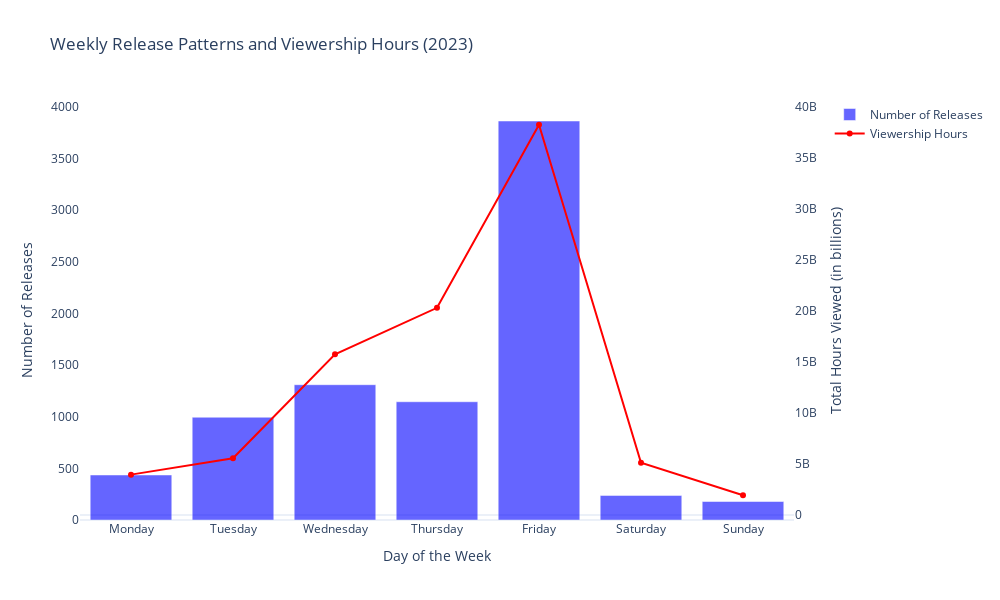

Notebook code for this chart:
### Code cell
#plotting graph
fig = go.Figure()

fig.add_trace(
    go.Bar(
        x=weekday_releases.index,
        y=weekday_releases.values,
        name='Number of Releases',
        marker_color='blue',
        opacity=0.6,
        yaxis='y1'
    )
)

fig.add_trace(
    go.Scatter(
        x=weekday_viewership.index,
        y=weekday_viewership.values,
        name='Viewership Hours',
        mode='lines+markers',
        marker=dict(color='red'),
        line=dict(color='red'),
        yaxis='y2'
    )
)

fig.update_layout(
    title='Weekly Release Patterns and Viewership Hours (2023)',
    xaxis=dict(
        title='Day of the Week',
        categoryorder='array',
        categoryarray=['Monday', 'Tuesday', 'Wednesday', 'Thursday', 'Friday', 'Saturday', 'Sunday']
    ),
    yaxis=dict(
        title='Number of Releases',
        showgrid=False,
        side='left'
    ),
    yaxis2=dict(
        title='Total Hours Viewed (in billions)',
        overlaying='y',
        side='right',
        showgrid=False
    ),
    legend=dict(
        x=1.05,  
        y=1,
        orientation='v',
        xanchor='left'
    ),
    height=600,
    width=1000
)

fig.show()

### Figure 1 — Plotly figure (JSON) as saved in the notebook; plotly's stock layout.template omitted (floating-point values rounded to 4 significant figures)
{"data": [{"marker": {"color": "blue"}, "name": "Number of Releases", "opacity": 0.6, "type": "bar", "x": ["Monday", "Tuesday", "Wednesday", "Thursday", "Friday", "Saturday", "Sunday"], "y": [436, 995, 1310, 1145, 3863, 238, 179], "yaxis": "y"}, {"line": {"color": "red"}, "marker": {"color": "red"}, "mode": "lines+markers", "name": "Viewership Hours", "type": "scatter", "x": ["Monday", "Tuesday", "Wednesday", "Thursday", "Friday", "Saturday", "Sunday"], "y": [3954500000, 5562300000, 15744100000, 20292800000, 38217200000, 5121800000, 1935300000], "yaxis": "y2"}], "layout": {"height": 600, "legend": {"orientation": "v", "x": 1.05, "xanchor": "left", "y": 1}, "title": {"text": "Weekly Release Patterns and Viewership Hours (2023)"}, "width": 1000, "xaxis": {"categoryarray": ["Monday", "Tuesday", "Wednesday", "Thursday", "Friday", "Saturday", "Sunday"], "categoryorder": "array", "title": {"text": "Day of the Week"}}, "yaxis": {"showgrid": false, "side": "left", "title": {"text": "Number of Releases"}}, "yaxis2": {"overlaying": "y", "showgrid": false, "side": "right", "title": {"text": "Total Hours Viewed (in billions)"}}}}
